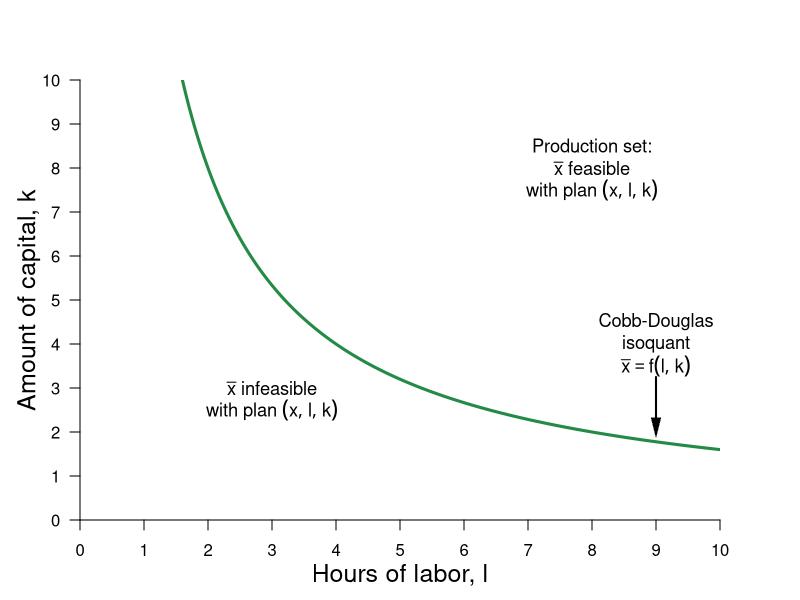

Here is the R script that generated this plot:
library(shape)
pdf(file = "firmmarketsupply/cobbdouglas.pdf", width = 8, height = 6)

#Set parameters for graphics
axislabelsize <- 1.5
labelsize <- 1.1
graphlinewidth <- 3
segmentlinewidth <- 2

COL <- c("#7fc97f", "#beaed4", "#fdc086", "#ffff99", "#386cb0", "#f0027f", "#bf5b17", "#666666")
COLA <- c("#e0f3db", "#99d8c9","#66c2a4","#41ae76", "#238b45", "#005824")
COLB <- c("#c6dbef", "#4eb3d3", "#2b8cbe", "#0868ac","#084081")

#Edited the margins to cater for the larger LHS labels
par(mar =  c(4, 4, 4, 4))

uFn <- function(x, y, alpha = 0.5){
  (x^alpha)*(y^(1 - alpha))
}

indiffA <- function(x, alpha = 0.5, uA = 5) {
  (uA / x^alpha)^(1/(1 - alpha))
}

xlims <- c(0, 10)
ylims <- c(0, 10)

npts <- 501 
x <- seq(xlims[1], xlims[2], length.out = npts)
y <- seq(ylims[1], ylims[2], length.out = npts) 
a <- c(2, 4, 6)

plot(0, 0, xlim = xlims, ylim = ylims, type = "n",
     xlab = expression(paste("")),
     ylab = expression(paste("")), 
     xaxt = "n", 
     yaxt = "n", 
     cex.lab = axislabelsize, 
     bty = "n", 
     xaxs="i", 
     yaxs="i"
)


ticksy <- seq(from = 0, to = ylims[2], by = 1)
ylabels <- seq(from = 0, to = ylims[2], by = 1)
ticksx <- seq(from = 0, to = xlims[2], by = 1)
xlabels <- seq(from = 0, to = xlims[2], by = 1)

axis(1, at = ticksx, pos = 0, labels = xlabels)
axis(2, at = ticksy, pos = 0, labels = ylabels, las = 1)

npts <- 500 
xx1 <- seq(xlims[1], xlims[2], length.out = npts)
xx2 <- seq(0, xlims[2], length.out = npts)
xx3 <- seq(xlims[1], 0, length.out = npts)

#Draw the graphs
lines(xx1, indiffA(xx1, alpha = 0.5, uA = 4), col = COLA[5], lwd = graphlinewidth)

#Axis labels
mtext(expression(paste("Hours of labor, ", l)), side = 1, line = 2.5, cex = axislabelsize)
text(-0.8, 5, expression(paste("Amount of capital, ", k)), xpd = TRUE, cex = axislabelsize, srt = 90) 


#Label the indifference curves
text(9, 4.5, expression("Cobb-Douglas"), cex = labelsize)
text(9, 4, expression("isoquant"), cex = labelsize)
text(9, 3.5, expression(bar(x) ==f(l,k)), cex = labelsize)
Arrows(9, 3.25, 9, 2.1, col = "black", lty = 1, lwd = 2, arr.type = "triangle", arr.lwd = 0.5)

#Label feasible and infeasible
text(3, 3, expression(paste(x = bar(x), " infeasible")), cex = labelsize)
text(3, 2.5, expression(paste("with plan ", (list(x, l, k)) )), cex = labelsize)

text(8, 8.5, expression(paste("Production set:")), cex = labelsize)
text(8, 8, expression(paste(x = bar(x), " feasible")), cex = labelsize)
text(8, 7.5, expression(paste("with plan ", (list(x, l, k)) )), cex = labelsize)


dev.off()
